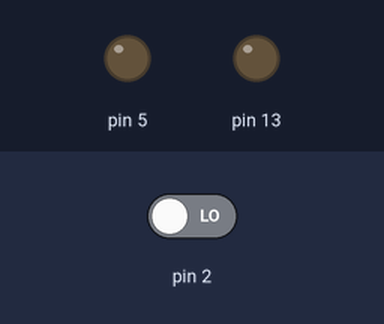
Bench run of a sketch on a simulated Arduino Uno, built with avr-gcc and run on an emulated ATmega328P. Shown: output pins drawn as LEDs (lit = HIGH). Dashed ring = blinking. The test bench sets the inputs (shaded band); at power-on: pin 2 LOW.

Above: at 1.2 s.
1.3 s: pin 2 driven HIGH
At 1.37 s:
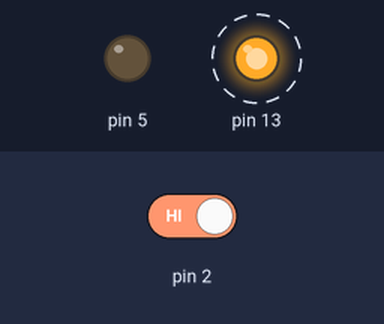
At 1.82 s:
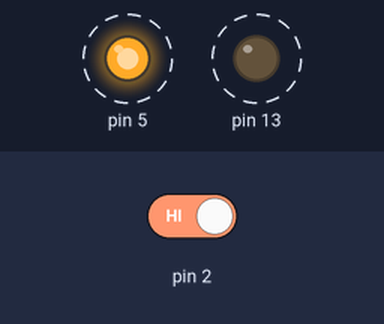
4.3 s: pin 2 driven LOW
At 5.3 s:
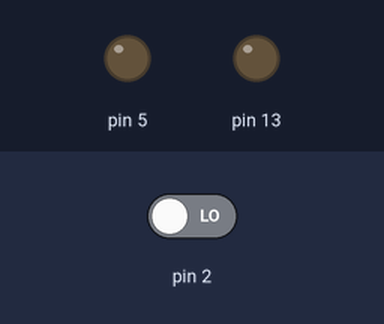
Timing chart, 0 to 7.3 s (numbered marks = the images above; inputs shaded):
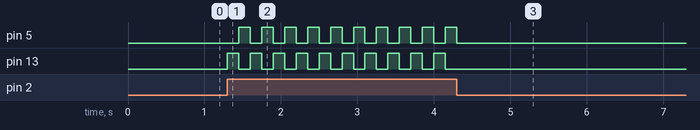

Measured:
- after the input at 1.3 s, pin 5: alternates HIGH for 0.15 s and LOW for 0.15 s, starting after 0.15 s; pin 13: alternates HIGH for 0.15 s and LOW for 0.15 s, starting at once
- after the input at 4.3 s, pin 5: goes on until 4.3 s, then stays LOW; pin 13: stops changing and stays LOW

The sketch:

amazing_waasa_amberis1.ino
```cpp
// Código Ejemplo
int buttonState = 0;
void setup()
{
// Configurar Pin como Entrada
pinMode(2, INPUT);
// Configurar Pines como Salida
pinMode(5, OUTPUT);
pinMode(13, OUTPUT);
}
void loop()
{
// Leer Estado del Puerto de Entrada 2
buttonState = digitalRead(2);
// Actual Segun el Estado de la Lectura
if (buttonState == HIGH){
// Apagar Led en Puerto 5
digitalWrite(5, LOW);
// Encender Led en Puerto 13
digitalWrite(13, HIGH);
// Encender Led en Puerto 12
digitalWrite(12, LOW);
// Esperar 0.15 Segundos
delay(150);
// Encender Led en Puerto 5
digitalWrite(5, HIGH);
// Apagar Led en Puerto 13
digitalWrite(13, LOW);
// Encender Led en Puerto 12
digitalWrite(12, HIGH);
// Esperar 0.15 Segundos
delay(150);
} else {
// Apagar Leds en Puertos 5 y 13
digitalWrite(5, LOW);
digitalWrite(13, LOW);
}
}
```
